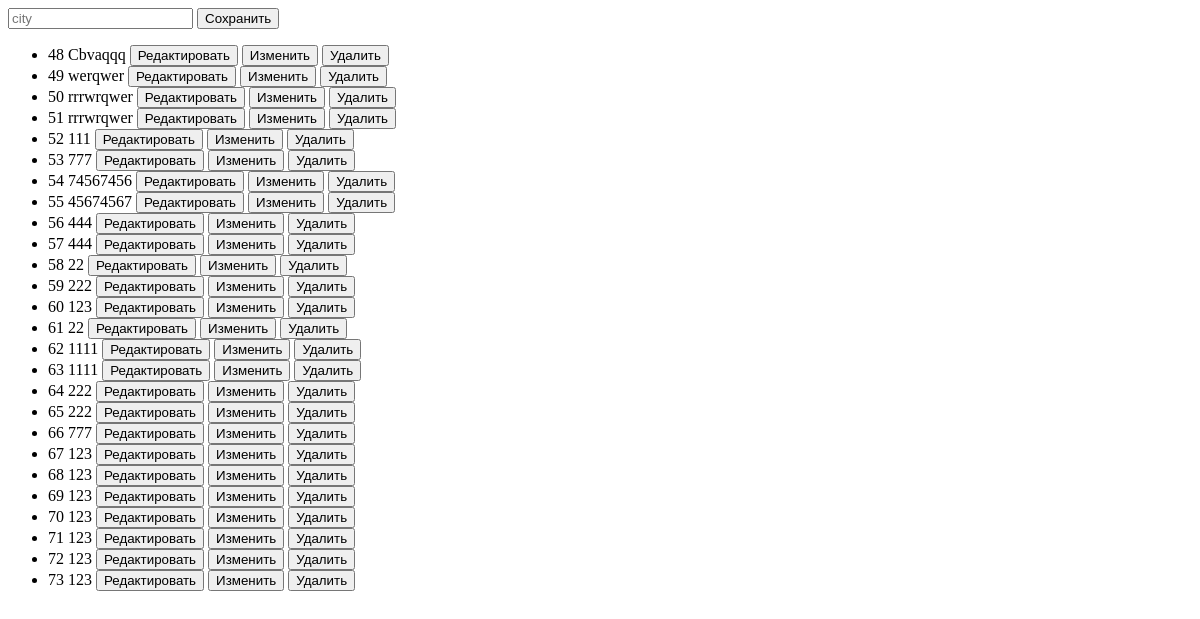
The app's page /python, older data.
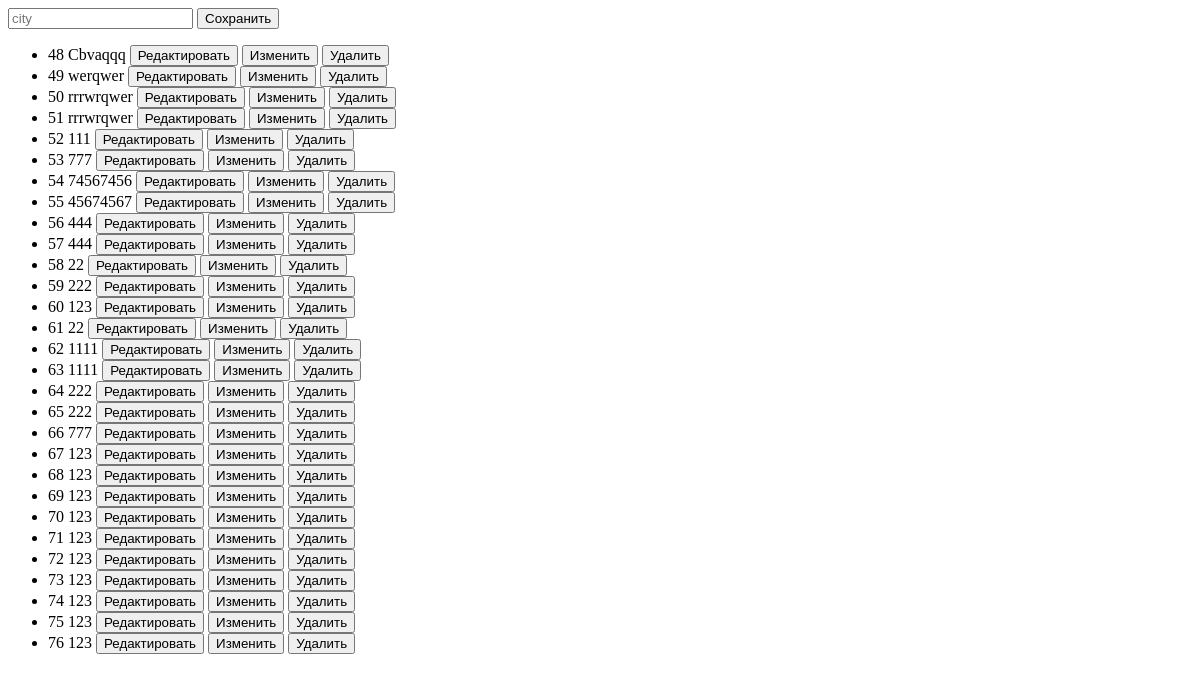
The same page, newer data.
### tables this page shows
CREATE TABLE Data (
    id INTEGER PRIMARY KEY AUTOINCREMENT,
    city TEXT
    );

### python/main.py (the view, shortened to what this page needs)
@app.route("/python", methods=["GET", "POST"])
def python():
    with sqlite3.connect(file) as con:
        cur = con.cursor()
        cur.execute('SELECT * FROM Data')
        lst_city = cur.fetchall()
    return render_template("crud.htm", lst_city=lst_city)

### python/templates/crud.htm (shortened to what this page needs)
<!DOCTYPE html>
<html lang="en">
<head>
    <link type="text/css" href="{{ url_for('static', filename='css/style.css')}}" rel="stylesheet"/>
</head>
<body>
<form method="POST">
    <input type="text" placeholder="city" name="city">
    <input type="submit" value="Сохранить" name="submit">
</form>
<ul>
    {%for x in lst_city%}
    <li>{{x[0]}} {{x[1]}}
        <button id="id{{x[0]}}" onclick="edit(this.id)">Редактировать</button>
        <form method="POST">
            <input type="submit" value="Изменить" name="submit">
        </form>
        <form method="POST">
            <input type="submit" value="Удалить" name="submit">
        </form>
        {% endfor %}
    </li>
</ul>
</body>
</html>

### python/static/css/style.css (style rules this page uses)
form { display: inline; }

Row changes from the older to the newer data that the page shows:
added Data: id "74", city "123"
added Data: id "75", city "123"
added Data: id "76", city "123"
